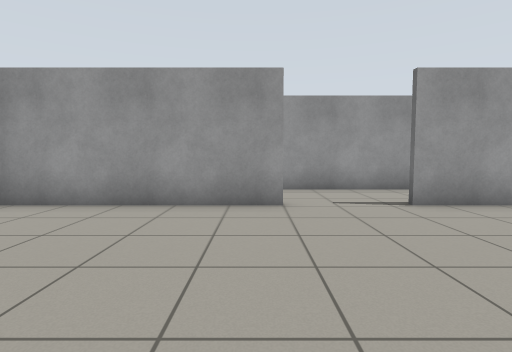
[1] (above)

22 first-person views from a walk through a Gazebo world. The camera is 0.94 m above the floor, tilts 4° down and sees 80° across. The floor is counted in squares, 1 m on a side. Each view is taken from the middle of a square. On the plan, view 1 faces up. The plan holds only what a view shows up to about 11 squares ahead; the rest is blank.

[2]
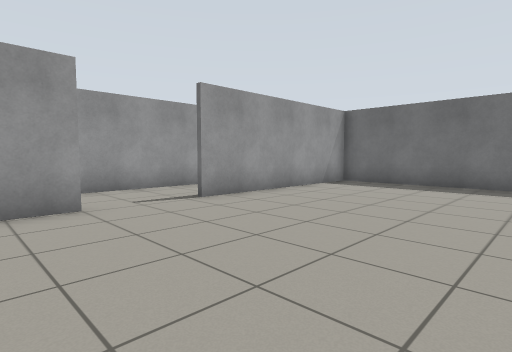

[3]
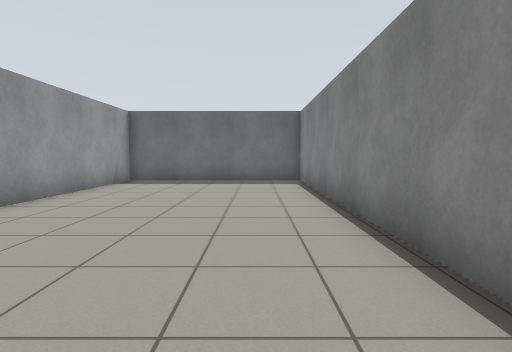

[4]
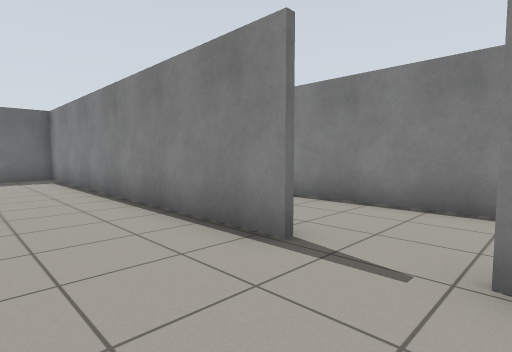

[5]
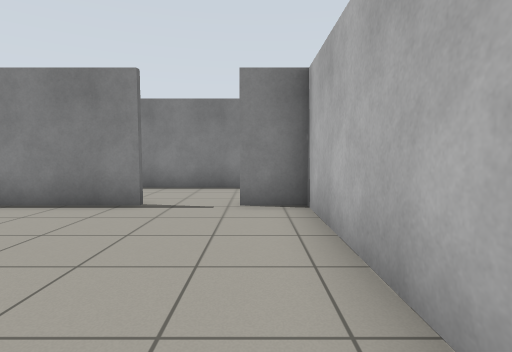

[6]
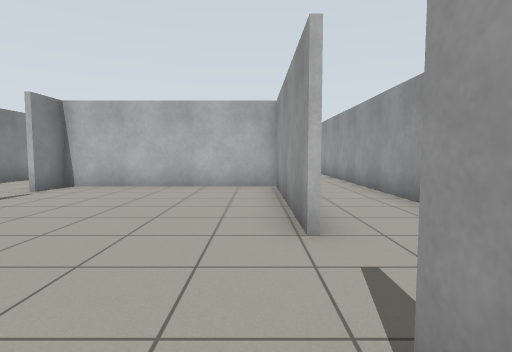

[7]
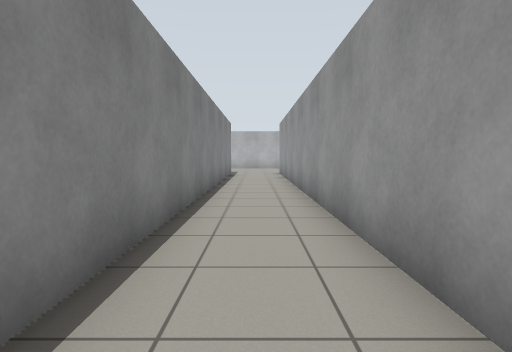

[8]
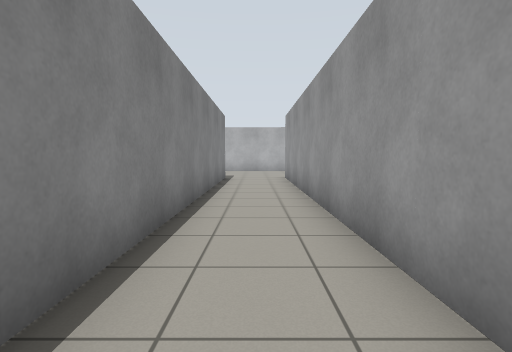

[9]
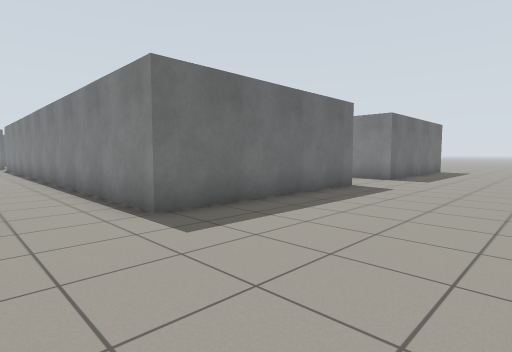

[10]
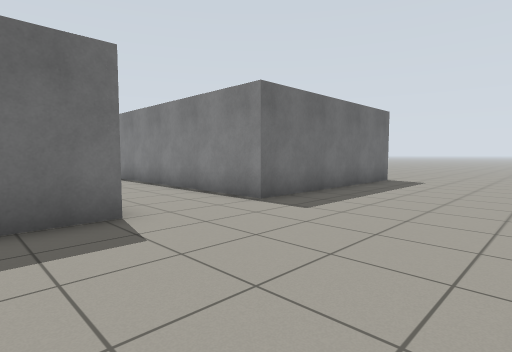

[11]
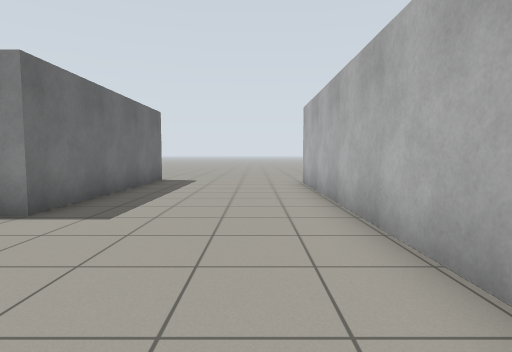

[12]
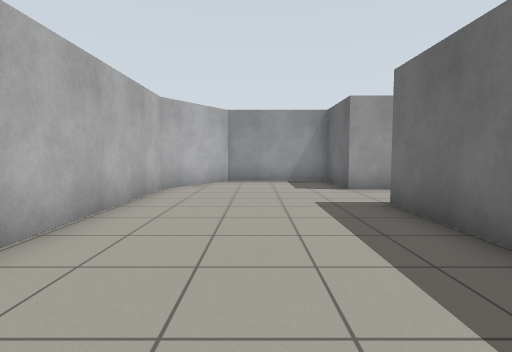

[13]
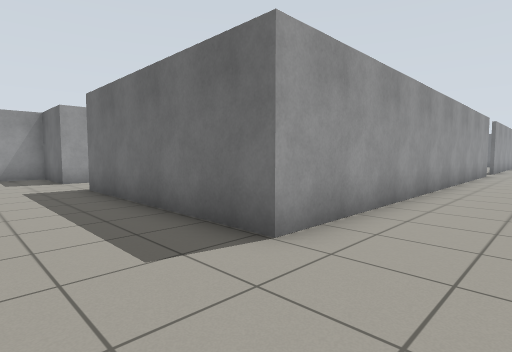

[14]
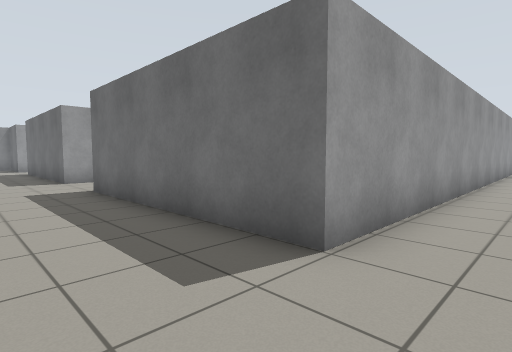

[15]
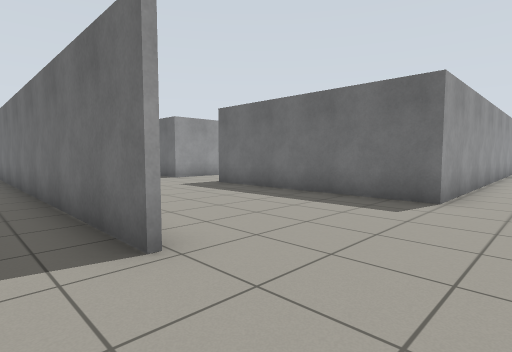

[16]
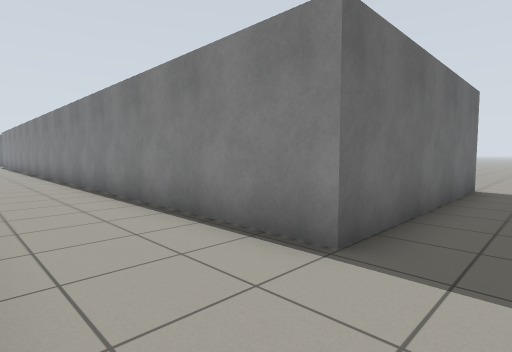

[17]
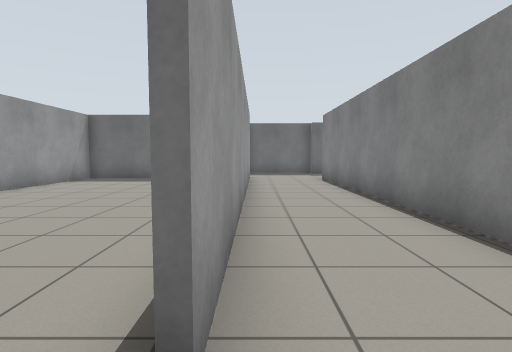

[18]
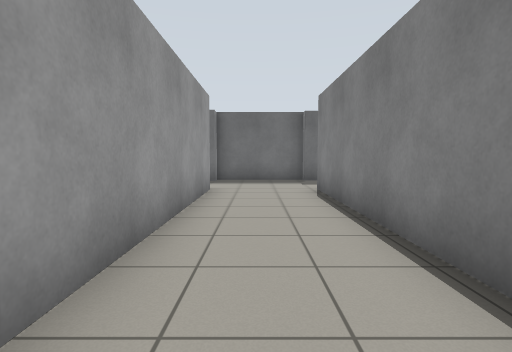

[19]
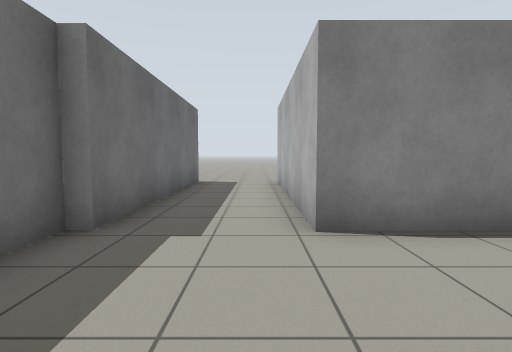

[20]
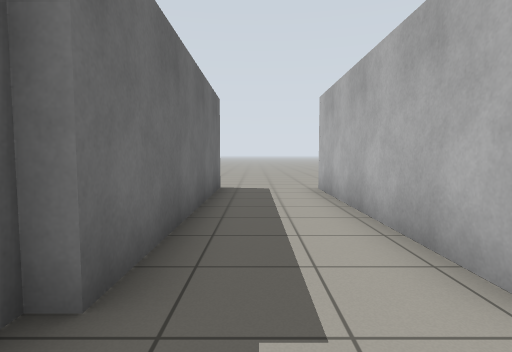

[21]
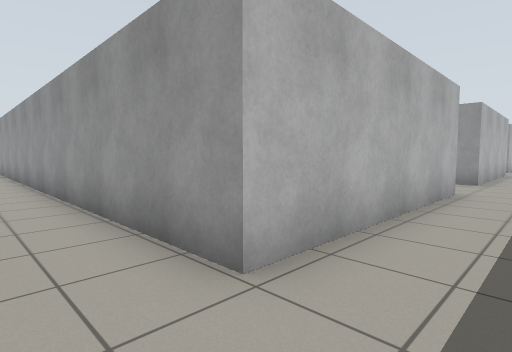

[22]
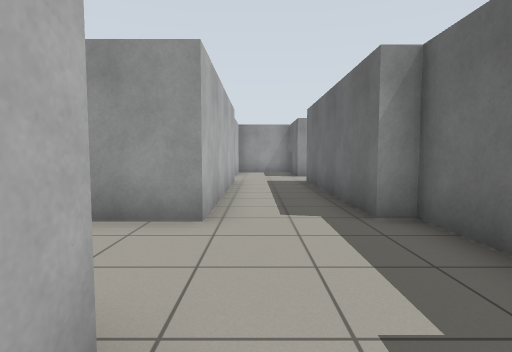

### Floor plan
Points are (right, up) in squares from view 1. A wall is a line through its corners. A room is listed if a view was taken in it or the views show most of it. See-through windows are left out.
Room 1 (views 1, 2, 3, 4, 5, 6)
walls: (0.6, 5.6) (-5, 5.6) (-5, -0.6) (-3.6, -0.6); (-1.9, -0.6) (9.1, -0.6) (9.1, 5.6) (2.9, 5.6)
ways out: opening at (-2.5, -1) to room 2; opening at (1.5, 6) to room 2
Room 2 (views 7, 8, 9, 10, 11, 12, 13, 14, 15, 16, 17, 18, 19, 20, 21, 22)
walls: (-6.5, -0.8) (-17.5, -0.8) (-17.5, 5.7) (-3.4, 5.7); (-3.6, -3.7) (9.3, -3.7) (9.3, -10.4) (-3.1, -10.4); (-5.9, -10.4) (-17.5, -10.4) (-17.5, -3.7) (-6, -3.7); (-1.9, 8.2) (-17.5, 8.2) (-17.5, 10.8) (-21, 10.8) (-22.6, 8.4) (-22.6, 3); (4.6, 8.2) (0.6, 8.2); (-22.6, -0.8) (-22.6, -9.4); (9.3, 5.6) (9.3, -0.8) (-1.9, -0.8); (11.8, -0.5) (11.8, 5.7); (12.4, -3.8) (12.4, -0.5); (12, -10.8) (12, -3.6)
ways out: opening at (-2.5, -1) to room 1; opening at (1.5, 6) to room 1; opening at (-24, -9); opening at (12, -11.5)

Positions as (right, up) in squares from view 1, and headings:
1: (0, 0), facing up
2: (-1, 0), facing up-right
3: (-2, 1), facing right
4: (-4, 2), facing down-right
5: (-4, 5), facing down
6: (4, 5), facing left
7: (-2, 7), facing left
8: (-5, 7), facing left
9: (-22, 8), facing down-right
10: (-22, 1), facing down-right
11: (-21, 1), facing down
12: (-20, 0), facing up
13: (-20, -3), facing up-right
14: (-20, -12), facing up-right
15: (-24, -12), facing up-right
16: (-19, -1), facing down-right
17: (-3, -1), facing right
18: (1, -2), facing right
19: (10, 0), facing down
20: (11, -2), facing down
21: (11, -12), facing up-left
22: (10, -5), facing up
